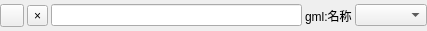
<?xml version="1.0" encoding="UTF-8"?>
<ui version="4.0">
 <class>AttributeItemWidget</class>
 <widget class="QWidget" name="AttributeItemWidget">
  <property name="geometry">
   <rect>
    <x>0</x>
    <y>0</y>
    <width>427</width>
    <height>31</height>
   </rect>
  </property>
  <property name="sizePolicy">
   <sizepolicy hsizetype="Expanding" vsizetype="Minimum">
    <horstretch>0</horstretch>
    <verstretch>0</verstretch>
   </sizepolicy>
  </property>
  <property name="windowTitle">
   <string>Form</string>
  </property>
  <layout class="QHBoxLayout" name="horizontalLayout">
   <property name="spacing">
    <number>3</number>
   </property>
   <property name="leftMargin">
    <number>0</number>
   </property>
   <property name="topMargin">
    <number>0</number>
   </property>
   <property name="rightMargin">
    <number>0</number>
   </property>
   <property name="bottomMargin">
    <number>0</number>
   </property>
   <item>
    <widget class="QgsSymbolButton" name="mSymbolButton"/>
   </item>
   <item>
    <widget class="QToolButton" name="removeButton">
     <property name="text">
      <string>×</string>
     </property>
     <property name="toolButtonStyle">
      <enum>Qt::ToolButtonTextOnly</enum>
     </property>
    </widget>
   </item>
   <item>
    <widget class="QLineEdit" name="citygml_attribute_name"/>
   </item>
   <item>
    <widget class="QLabel" name="lbl_attribute">
     <property name="text">
      <string>gml:名称</string>
     </property>
    </widget>
   </item>
   <item>
    <widget class="QComboBox" name="comb_basedata_attribute"/>
   </item>
  </layout>
 </widget>
 <customwidgets>
  <customwidget>
   <class>QgsSymbolButton</class>
   <extends>QToolButton</extends>
   <header>qgssymbolbutton.h</header>
  </customwidget>
 </customwidgets>
 <resources/>
 <connections/>
</ui>
